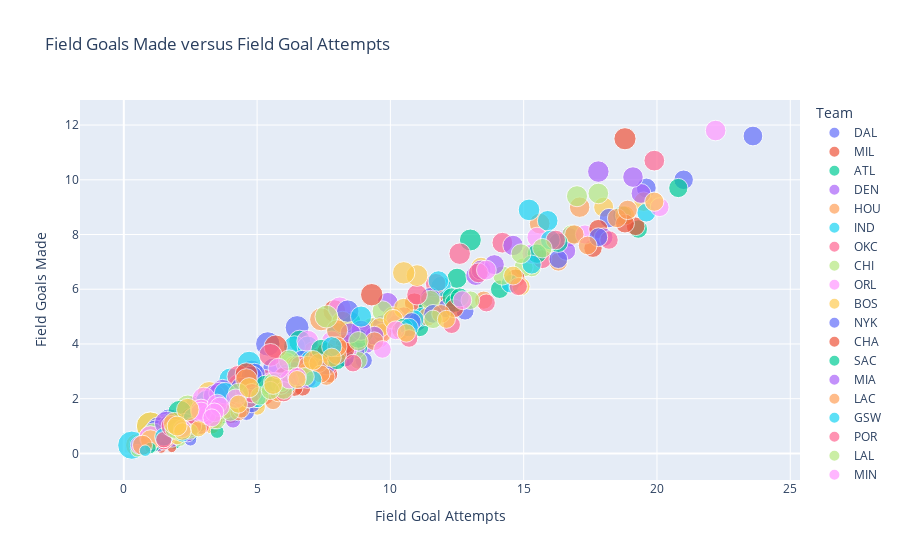

The notebook cell saved with this chart:
### Markdown cell above
We can also add more parameters with `color` and `size` to visualize other columns from our dataframe.

### Code cell
labels = {'FGA':'Field Goal Attempts', 'FGM':'Field Goals Made', 'PLAYER_NAME':'Player', 'TEAM_ABBREVIATION':'Team', 'FG_PCT':'Field Goal Percentage'}
title = 'Field Goals Made versus Field Goal Attempts'
px.scatter(df, x='FGA', y='FGM', color='TEAM_ABBREVIATION', size='FG_PCT', hover_data=['PLAYER_NAME'], title=title, labels=labels)

### Figure 1 — Plotly figure (JSON) as saved in the notebook; plotly's stock layout.template omitted (floating-point values rounded to 4 significant figures)
{"data": [{"customdata": [["A.J. Lawson"], ["Alex Fudge"], ["Brandon Williams"], ["Daniel Gafford"], ["Dante Exum"], ["Dereck Lively II"], ["Derrick Jones Jr."], ["Dexter Dennis"], ["Dwight Powell"], ["Greg Brown III"], ["Jaden Hardy"], ["Josh Green"], ["Kyrie Irving"], ["Luka Doncic"], ["Markieff Morris"], ["Maxi Kleber"], ["Olivier-Maxence Prosper"], ["P.J. Washington"], ["Tim Hardaway Jr."]], "hovertemplate": "Team=DAL<br>Field Goal Attempts=%{x}<br>Field Goals Made=%{y}<br>Field Goal Percentage=%{marker.size}<br>Player=%{customdata[0]}<extra></extra>", "legendgroup": "DAL", "marker": {"color": "#636efa", "size": [0.48, 0.167, 0.364, 0.715, 0.552, 0.747, 0.491, 0.526, 0.687, 0.455, 0.411, 0.493, 0.494, 0.489, 0.37, 0.421, 0.347, 0.433, 0.405], "sizemode": "area", "sizeref": 0.0025, "symbol": "circle"}, "mode": "markers", "name": "DAL", "orientation": "v", "showlegend": true, "type": "scatter", "x": [2.7, 1.5, 1.8, 6.5, 5.6, 5.4, 6.5, 4.8, 1.7, 1.8, 6.6, 6.6, 19.6, 23.6, 2.5, 3.4, 2.1, 11, 12.8], "xaxis": "x", "y": [1.3, 0.3, 0.7, 4.6, 3.1, 4, 3.2, 2.5, 1.2, 0.8, 2.7, 3.2, 9.7, 11.6, 0.9, 1.4, 0.7, 4.8, 5.2], "yaxis": "y"}, {"customdata": [["AJ Green"], ["Andre Jackson Jr."], ["Bobby Portis"], ["Brook Lopez"], ["Chris Livingston"], ["Damian Lillard"], ["Danilo Gallinari"], ["Giannis Antetokounmpo"], ["Jae Crowder"], ["Khris Middleton"], ["Lindell Wigginton"], ["Malik Beasley"], ["MarJon Beauchamp"], ["Pat Connaughton"], ["Patrick Beverley"], ["Robin Lopez"], ["Ryan Rollins"], ["Thanasis Antetokounmpo"], ["TyTy Washington Jr."]], "hovertemplate": "Team=MIL<br>Field Goal Attempts=%{x}<br>Field Goals Made=%{y}<br>Field Goal Percentage=%{marker.size}<br>Player=%{customdata[0]}<extra></extra>", "legendgroup": "MIL", "marker": {"color": "#EF553B", "size": [0.427, 0.528, 0.501, 0.484, 0.444, 0.426, 0.439, 0.614, 0.443, 0.489, 0.4, 0.454, 0.478, 0.458, 0.408, 0.368, 0.52, 0.5, 0.143], "sizemode": "area", "sizeref": 0.0025, "symbol": "circle"}, "mode": "markers", "name": "MIL", "orientation": "v", "showlegend": true, "type": "scatter", "x": [3.4, 1.8, 10.9, 9.4, 1.1, 17.6, 4, 18.8, 5.3, 11.7, 1.7, 9.2, 3.4, 4.3, 5.1, 1.2, 2.5, 0.9, 1.4], "xaxis": "x", "y": [1.5, 0.9, 5.5, 4.6, 0.5, 7.5, 1.8, 11.5, 2.3, 5.7, 0.7, 4.2, 1.6, 2, 2.1, 0.4, 1.3, 0.4, 0.2], "yaxis": "y"}, {"customdata": [["AJ Griffin"], ["Bogdan Bogdanovic"], ["Bruno Fernando"], ["Clint Capela"], ["De'Andre Hunter"], ["Dejounte Murray"], ["Dylan Windler"], ["Garrison Mathews"], ["Jalen Johnson"], ["Kobe Bufkin"], ["Mouhamed Gueye"], ["Onyeka Okongwu"], ["Saddiq Bey"], ["Seth Lundy"], ["Trae Young"], ["Trent Forrest"], ["Vit Krejci"], ["Wesley Matthews"]], "hovertemplate": "Team=ATL<br>Field Goal Attempts=%{x}<br>Field Goals Made=%{y}<br>Field Goal Percentage=%{marker.size}<br>Player=%{customdata[0]}<extra></extra>", "legendgroup": "ATL", "marker": {"color": "#00cc96", "size": [0.289, 0.428, 0.59, 0.567, 0.468, 0.463, 0.478, 0.457, 0.513, 0.351, 0, 0.611, 0.416, 0.235, 0.426, 0.365, 0.484, 0.355], "sizemode": "area", "sizeref": 0.0025, "symbol": "circle"}, "mode": "markers", "name": "ATL", "orientation": "v", "showlegend": true, "type": "scatter", "x": [2.5, 14.1, 3.9, 8.5, 11.4, 18.7, 1.4, 3, 12.5, 4.1, 0.5, 6.6, 11.1, 1.9, 19.3, 2.4, 4.6, 2.8], "xaxis": "x", "y": [0.7, 6, 2.3, 4.8, 5.3, 8.7, 0.7, 1.4, 6.4, 1.4, 0, 4.1, 4.6, 0.4, 8.2, 0.9, 2.2, 1], "yaxis": "y"}, {"customdata": [["Aaron Gordon"], ["Braxton Key"], ["Christian Braun"], ["Collin Gillespie"], ["DeAndre Jordan"], ["Hunter Tyson"], ["Jalen Pickett"], ["Jamal Murray"], ["Jay Huff"], ["Julian Strawther"], ["Justin Holiday"], ["Kentavious Caldwell-Pope"], ["Michael Porter Jr."], ["Nikola Jokic"], ["Peyton Watson"], ["Reggie Jackson"], ["Zeke Nnaji"]], "hovertemplate": "Team=DEN<br>Field Goal Attempts=%{x}<br>Field Goals Made=%{y}<br>Field Goal Percentage=%{marker.size}<br>Player=%{customdata[0]}<extra></extra>", "legendgroup": "DEN", "marker": {"color": "#ab63fa", "size": [0.551, 0.412, 0.458, 0.464, 0.624, 0.412, 0.424, 0.475, 0.538, 0.373, 0.458, 0.455, 0.492, 0.579, 0.462, 0.439, 0.449], "sizemode": "area", "sizeref": 0.0025, "symbol": "circle"}, "mode": "markers", "name": "DEN", "orientation": "v", "showlegend": true, "type": "scatter", "x": [9.9, 0.9, 5.8, 2.9, 2.7, 1.2, 1.4, 16.7, 0.8, 4.8, 3.3, 7.7, 13.2, 17.8, 5.6, 9.1, 2.6], "xaxis": "x", "y": [5.5, 0.4, 2.6, 1.3, 1.7, 0.5, 0.6, 7.9, 0.4, 1.8, 1.5, 3.5, 6.5, 10.3, 2.6, 4, 1.2], "yaxis": "y"}, {"customdata": [["Aaron Holiday"], ["Alperen Sengun"], ["Amen Thompson"], ["Boban Marjanovic"], ["Cam Whitmore"], ["Dillon Brooks"], ["Fred VanVleet"], ["Jabari Smith Jr."], ["Jae'Sean Tate"], ["Jalen Green"], ["Jeff Green"], ["Jermaine Samuels Jr."], ["Jock Landale"], ["Nate Hinton"], ["Nate Williams"], ["Reggie Bullock Jr."], ["Tari Eason"]], "hovertemplate": "Team=HOU<br>Field Goal Attempts=%{x}<br>Field Goals Made=%{y}<br>Field Goal Percentage=%{marker.size}<br>Player=%{customdata[0]}<extra></extra>", "legendgroup": "HOU", "marker": {"color": "#FFA15A", "size": [0.445, 0.537, 0.527, 0.458, 0.463, 0.429, 0.413, 0.453, 0.472, 0.427, 0.462, 0.727, 0.484, 0.5, 0.5, 0.405, 0.466], "sizemode": "area", "sizeref": 0.0025, "symbol": "circle"}, "mode": "markers", "name": "HOU", "orientation": "v", "showlegend": true, "type": "scatter", "x": [5.4, 15.6, 7.1, 2, 9.7, 10.6, 13.5, 10.8, 3.6, 16.3, 4.5, 1, 3.3, 1.8, 2, 2.1, 8.6], "xaxis": "x", "y": [2.4, 8.4, 3.7, 0.9, 4.5, 4.6, 5.6, 4.9, 1.7, 7, 2.1, 0.7, 1.6, 0.9, 1, 0.8, 4], "yaxis": "y"}, {"customdata": [["Aaron Nesmith"], ["Andrew Nembhard"], ["Ben Sheppard"], ["Bennedict Mathurin"], ["Doug McDermott"], ["Isaiah Jackson"], ["Jalen Smith"], ["James Johnson"], ["Jarace Walker"], ["Kendall Brown"], ["Myles Turner"], ["Obi Toppin"], ["Oscar Tshiebwe"], ["Pascal Siakam"], ["Quenton Jackson"], ["T.J. McConnell"], ["Tyrese Haliburton"]], "hovertemplate": "Team=IND<br>Field Goal Attempts=%{x}<br>Field Goals Made=%{y}<br>Field Goal Percentage=%{marker.size}<br>Player=%{customdata[0]}<extra></extra>", "legendgroup": "IND", "marker": {"color": "#19d3f3", "size": [0.491, 0.5, 0.413, 0.446, 0.432, 0.667, 0.599, 0.333, 0.396, 0.6, 0.517, 0.57, 0.5, 0.535, 0, 0.549, 0.476], "sizemode": "area", "sizeref": 0.0025, "symbol": "circle"}, "mode": "markers", "name": "IND", "orientation": "v", "showlegend": true, "type": "scatter", "x": [8.9, 7.8, 3.7, 11.2, 4.5, 4, 6.4, 1.1, 3.4, 0.8, 11.9, 6.9, 2.5, 15.9, 0, 8, 15.4], "xaxis": "x", "y": [4.4, 3.9, 1.5, 5, 1.9, 2.7, 3.9, 0.4, 1.3, 0.5, 6.1, 3.9, 1.3, 8.5, 0, 4.4, 7.3], "yaxis": "y"}, {"customdata": [["Aaron Wiggins"], ["Adam Flagler"], ["Bismack Biyombo"], ["Cason Wallace"], ["Chet Holmgren"], ["Gordon Hayward"], ["Isaiah Joe"], ["Jalen Williams"], ["Jaylin Williams"], ["Josh Giddey"], ["Kenrich Williams"], ["Keyontae Johnson"], ["Lindy Waters III"], ["Luguentz Dort"], ["Mike Muscala"], ["Olivier Sarr"], ["Ousmane Dieng"], ["Shai Gilgeous-Alexander"]], "hovertemplate": "Team=OKC<br>Field Goal Attempts=%{x}<br>Field Goals Made=%{y}<br>Field Goal Percentage=%{marker.size}<br>Player=%{customdata[0]}<extra></extra>", "legendgroup": "OKC", "marker": {"color": "#FF6692", "size": [0.577, 0, 0.553, 0.501, 0.533, 0.453, 0.457, 0.54, 0.403, 0.476, 0.462, 0.313, 0.406, 0.437, 0.356, 0.579, 0.413, 0.539], "sizemode": "area", "sizeref": 0.0025, "symbol": "circle"}, "mode": "markers", "name": "OKC", "orientation": "v", "showlegend": true, "type": "scatter", "x": [4.3, 3, 3.3, 5.3, 11.7, 8.3, 6.2, 14.2, 3.1, 10.5, 3.8, 1.8, 2.2, 8.2, 3.2, 1.4, 3.4, 19.9], "xaxis": "x", "y": [2.5, 0, 1.8, 2.7, 6.2, 3.8, 2.8, 7.7, 1.3, 5, 1.8, 0.6, 0.9, 3.6, 1.1, 0.8, 1.4, 10.7], "yaxis": "y"}, {"customdata": [["Adama Sanogo"], ["Alex Caruso"], ["Andre Drummond"], ["Andrew Funk"], ["Ayo Dosunmu"], ["Coby White"], ["Dalen Terry"], ["DeMar DeRozan"], ["Henri Drell"], ["Javonte Green"], ["Jevon Carter"], ["Julian Phillips"], ["Nikola Vucevic"], ["Onuralp Bitim"], ["Patrick Williams"], ["Terry Taylor"], ["Torrey Craig"], ["Zach LaVine"]], "hovertemplate": "Team=CHI<br>Field Goal Attempts=%{x}<br>Field Goals Made=%{y}<br>Field Goal Percentage=%{marker.size}<br>Player=%{customdata[0]}<extra></extra>", "legendgroup": "CHI", "marker": {"color": "#B6E880", "size": [1, 0.471, 0.551, 0, 0.499, 0.446, 0.415, 0.475, 0.5, 0.545, 0.385, 0.416, 0.482, 0.424, 0.443, 0.514, 0.435, 0.452], "sizemode": "area", "sizeref": 0.0025, "symbol": "circle"}, "mode": "markers", "name": "CHI", "orientation": "v", "showlegend": true, "type": "scatter", "x": [1, 7.6, 6.1, 0.5, 9.3, 15.3, 2.4, 16.8, 2, 3.7, 4.9, 1.9, 16, 3.7, 8.3, 1.2, 5, 15], "xaxis": "x", "y": [1, 3.6, 3.3, 0, 4.6, 6.8, 1, 8, 1, 2, 1.9, 0.8, 7.7, 1.6, 3.7, 0.6, 2.2, 6.8], "yaxis": "y"}, {"customdata": [["Admiral Schofield"], ["Anthony Black"], ["Caleb Houstan"], ["Chuma Okeke"], ["Cole Anthony"], ["Franz Wagner"], ["Gary Harris"], ["Goga Bitadze"], ["Jalen Suggs"], ["Jett Howard"], ["Joe Ingles"], ["Jonathan Isaac"], ["Kevon Harris"], ["Markelle Fultz"], ["Moritz Wagner"], ["Paolo Banchero"], ["Trevelin Queen"], ["Wendell Carter Jr."]], "hovertemplate": "Team=ORL<br>Field Goal Attempts=%{x}<br>Field Goals Made=%{y}<br>Field Goal Percentage=%{marker.size}<br>Player=%{customdata[0]}<extra></extra>", "legendgroup": "ORL", "marker": {"color": "#FF97FF", "size": [0.375, 0.459, 0.395, 0.358, 0.437, 0.479, 0.456, 0.611, 0.463, 0.348, 0.43, 0.522, 0.667, 0.466, 0.599, 0.463, 0.368, 0.523], "sizemode": "area", "sizeref": 0.0025, "symbol": "circle"}, "mode": "markers", "name": "ORL", "orientation": "v", "showlegend": true, "type": "scatter", "x": [1.1, 3.7, 3.6, 2.5, 9.6, 15.3, 5.5, 3.6, 9.6, 1.6, 3.5, 4.9, 1.5, 7.6, 6.9, 17.3, 2.9, 7.8], "xaxis": "x", "y": [0.4, 1.7, 1.4, 0.9, 4.2, 7.3, 2.5, 2.2, 4.4, 0.6, 1.5, 2.6, 1, 3.5, 4.1, 8, 1.1, 4.1], "yaxis": "y"}, {"customdata": [["Al Horford"], ["Derrick White"], ["Drew Peterson"], ["JD Davison"], ["Jaden Springer"], ["Jaylen Brown"], ["Jayson Tatum"], ["Jordan Walsh"], ["Jrue Holiday"], ["Kristaps Porzingis"], ["Luke Kornet"], ["Neemias Queta"], ["Oshae Brissett"], ["Payton Pritchard"], ["Sam Hauser"], ["Svi Mykhailiuk"], ["Xavier Tillman"]], "hovertemplate": "Team=BOS<br>Field Goal Attempts=%{x}<br>Field Goals Made=%{y}<br>Field Goal Percentage=%{marker.size}<br>Player=%{customdata[0]}<extra></extra>", "legendgroup": "BOS", "marker": {"color": "#FECB52", "size": [0.505, 0.466, 1, 0.667, 0.382, 0.502, 0.474, 0.375, 0.485, 0.509, 0.686, 0.614, 0.454, 0.448, 0.459, 0.371, 0.42], "sizemode": "area", "sizeref": 0.0025, "symbol": "circle"}, "mode": "markers", "name": "BOS", "orientation": "v", "showlegend": true, "type": "scatter", "x": [6.4, 11.6, 1, 0.5, 3, 18, 19.5, 1.3, 10, 13.4, 3.2, 3.2, 2.7, 7.1, 6.5, 2.9, 5.3], "xaxis": "x", "y": [3.2, 5.4, 1, 0.3, 1.2, 9, 9.2, 0.5, 4.9, 6.8, 2.2, 2, 1.2, 3.2, 3, 1.1, 2.2], "yaxis": "y"}, {"customdata": [["Alec Burks"], ["Bojan Bogdanovic"], ["Charlie Brown Jr."], ["DaQuan Jeffries"], ["Dmytro Skapintsev"], ["Donte DiVincenzo"], ["Isaiah Hartenstein"], ["Jacob Toppin"], ["Jalen Brunson"], ["Jericho Sims"], ["Josh Hart"], ["Julius Randle"], ["Mamadi Diakite"], ["Miles McBride"], ["Mitchell Robinson"], ["OG Anunoby"], ["Precious Achiuwa"], ["Ryan Arcidiacono"], ["Shake Milton"]], "hovertemplate": "Team=NYK<br>Field Goal Attempts=%{x}<br>Field Goals Made=%{y}<br>Field Goal Percentage=%{marker.size}<br>Player=%{customdata[0]}<extra></extra>", "legendgroup": "NYK", "marker": {"color": "#636efa", "size": [0.373, 0.449, 0.2, 0.353, 0, 0.438, 0.634, 0.556, 0.478, 0.704, 0.418, 0.472, 0.667, 0.454, 0.582, 0.492, 0.51, 0, 0.405], "sizemode": "area", "sizeref": 0.0025, "symbol": "circle"}, "mode": "markers", "name": "NYK", "orientation": "v", "showlegend": true, "type": "scatter", "x": [9, 12.5, 1.3, 1.1, 0.5, 12.1, 4.8, 1, 21, 1.3, 8.3, 18.2, 1.2, 6.4, 4.8, 11.5, 6.7, 0.3, 4.1], "xaxis": "x", "y": [3.4, 5.6, 0.3, 0.4, 0, 5.3, 3, 0.6, 10, 0.9, 3.5, 8.6, 0.8, 2.9, 2.8, 5.7, 3.4, 0, 1.7], "yaxis": "y"}, {"customdata": [["Aleksej Pokusevski"], ["Amari Bailey"], ["Brandon Miller"], ["Bryce McGowens"], ["Cody Martin"], ["Davis Bertans"], ["Frank Ntilikina"], ["Grant Williams"], ["Ish Smith"], ["JT Thor"], ["James Bouknight"], ["LaMelo Ball"], ["Leaky Black"], ["Mark Williams"], ["Marques Bolden"], ["Miles Bridges"], ["Nathan Mensah"], ["Nick Richards"], ["Nick Smith Jr."], ["Seth Curry"], ["Tre Mann"], ["Vasilije Micic"]], "hovertemplate": "Team=CHA<br>Field Goal Attempts=%{x}<br>Field Goals Made=%{y}<br>Field Goal Percentage=%{marker.size}<br>Player=%{customdata[0]}<extra></extra>", "legendgroup": "CHA", "marker": {"color": "#EF553B", "size": [0.394, 0.25, 0.435, 0.449, 0.381, 0.38, 0.111, 0.445, 0.418, 0.381, 0.439, 0.433, 0.436, 0.649, 0, 0.462, 0.429, 0.688, 0.392, 0.392, 0.46, 0.439], "sizemode": "area", "sizeref": 0.0025, "symbol": "circle"}, "mode": "markers", "name": "CHA", "orientation": "v", "showlegend": true, "type": "scatter", "x": [3.6, 1.5, 14.7, 3.7, 7.7, 5, 1.8, 7.7, 3.7, 2.8, 2.9, 19.2, 1.8, 7.9, 0.3, 17.8, 1.1, 5.7, 5.3, 4.6, 7.2, 5.9], "xaxis": "x", "y": [1.4, 0.4, 6.4, 1.7, 2.9, 1.9, 0.2, 3.4, 1.5, 1.1, 1.3, 8.3, 0.8, 5.2, 0, 8.2, 0.5, 3.9, 2.1, 1.8, 3.3, 2.6], "yaxis": "y"}, {"customdata": [["Alex Len"], ["Chris Duarte"], ["Colby Jones"], ["Davion Mitchell"], ["De'Aaron Fox"], ["Domantas Sabonis"], ["Filip Petrusev"], ["Harrison Barnes"], ["JaVale McGee"], ["Jalen Slawson"], ["Jordan Ford"], ["Juan Toscano-Anderson"], ["Keegan Murray"], ["Keon Ellis"], ["Kessler Edwards"], ["Kevin Huerter"], ["Malik Monk"], ["Mason Jones"], ["Sasha Vezenkov"], ["Trey Lyles"]], "hovertemplate": "Team=SAC<br>Field Goal Attempts=%{x}<br>Field Goals Made=%{y}<br>Field Goal Percentage=%{marker.size}<br>Player=%{customdata[0]}<extra></extra>", "legendgroup": "SAC", "marker": {"color": "#00cc96", "size": [0.616, 0.388, 0.37, 0.462, 0.465, 0.602, 0.5, 0.483, 0.605, 0.6, 0.571, 0.25, 0.463, 0.457, 0.425, 0.443, 0.443, 0.333, 0.452, 0.448], "sizemode": "area", "sizeref": 0.0025, "symbol": "circle"}, "mode": "markers", "name": "SAC", "orientation": "v", "showlegend": true, "type": "scatter", "x": [1.8, 3.7, 2.3, 4, 20.8, 13, 0.7, 9, 2.9, 0.6, 1.2, 1.1, 12.3, 3.5, 1.5, 8.8, 12.4, 2, 4.7, 5.4], "xaxis": "x", "y": [1.1, 1.4, 0.9, 1.8, 9.7, 7.8, 0.3, 4.4, 1.7, 0.3, 0.7, 0.3, 5.7, 1.6, 0.6, 3.9, 5.5, 0.7, 2.1, 2.4], "yaxis": "y"}, {"customdata": [["Alondes Williams"], ["Bam Adebayo"], ["Caleb Martin"], ["Cole Swider"], ["Delon Wright"], ["Dru Smith"], ["Duncan Robinson"], ["Haywood Highsmith"], ["Jaime Jaquez Jr."], ["Jamal Cain"], ["Jimmy Butler"], ["Josh Richardson"], ["Kevin Love"], ["Nikola Jovic"], ["Orlando Robinson"], ["Patty Mills"], ["R.J. Hampton"], ["Terry Rozier"], ["Thomas Bryant"], ["Tyler Herro"]], "hovertemplate": "Team=MIA<br>Field Goal Attempts=%{x}<br>Field Goals Made=%{y}<br>Field Goal Percentage=%{marker.size}<br>Player=%{customdata[0]}<extra></extra>", "legendgroup": "MIA", "marker": {"color": "#ab63fa", "size": [0.25, 0.521, 0.437, 0.417, 0.376, 0.455, 0.456, 0.454, 0.488, 0.43, 0.5, 0.444, 0.443, 0.438, 0.5, 0.355, 0.286, 0.443, 0.561, 0.437], "sizemode": "area", "sizeref": 0.0025, "symbol": "circle"}, "mode": "markers", "name": "MIA", "orientation": "v", "showlegend": true, "type": "scatter", "x": [1, 14.6, 8.7, 2.4, 3.9, 3.7, 10.2, 4.9, 9.7, 3.6, 13.4, 8.1, 6.5, 5.5, 2.2, 4.1, 1.8, 16.6, 3.8, 18], "xaxis": "x", "y": [0.3, 7.6, 3.8, 1, 1.5, 1.7, 4.7, 2.2, 4.7, 1.5, 6.7, 3.6, 2.9, 2.4, 1.1, 1.5, 0.5, 7.4, 2.1, 7.9], "yaxis": "y"}, {"customdata": [["Amir Coffey"], ["Bones Hyland"], ["Brandon Boston Jr."], ["Daniel Theis"], ["Ivica Zubac"], ["James Harden"], ["Jordan Miller"], ["Joshua Primo"], ["Kawhi Leonard"], ["Kobe Brown"], ["Mason Plumlee"], ["Moussa Diabate"], ["Norman Powell"], ["P.J. Tucker"], ["Paul George"], ["Russell Westbrook"], ["Terance Mann"], ["Xavier Moon"]], "hovertemplate": "Team=LAC<br>Field Goal Attempts=%{x}<br>Field Goals Made=%{y}<br>Field Goal Percentage=%{marker.size}<br>Player=%{customdata[0]}<extra></extra>", "legendgroup": "LAC", "marker": {"color": "#FFA15A", "size": [0.504, 0.365, 0.423, 0.527, 0.66, 0.435, 0.556, 0.333, 0.525, 0.4, 0.615, 0.526, 0.495, 0.333, 0.471, 0.451, 0.489, 0.357], "sizemode": "area", "sizeref": 0.0025, "symbol": "circle"}, "mode": "markers", "name": "LAC", "orientation": "v", "showlegend": true, "type": "scatter", "x": [4.4, 5.9, 3.7, 4.7, 7.4, 11.4, 1.1, 1.5, 17.1, 1.7, 3.1, 1.7, 10.1, 1.6, 16.9, 9.7, 6.5, 1.6], "xaxis": "x", "y": [2.2, 2.2, 1.6, 2.5, 4.9, 5, 0.6, 0.5, 9, 0.7, 1.9, 0.9, 5, 0.5, 8, 4.4, 3.2, 0.6], "yaxis": "y"}, {"customdata": [["Andrew Wiggins"], ["Brandin Podziemski"], ["Chris Paul"], ["Cory Joseph"], ["Dario Saric"], ["Draymond Green"], ["Gary Payton II"], ["Gui Santos"], ["Jerome Robinson"], ["Jonathan Kuminga"], ["Kevon Looney"], ["Klay Thompson"], ["Lester Quinones"], ["Moses Moody"], ["Pat Spencer"], ["Stephen Curry"], ["Trayce Jackson-Davis"], ["Usman Garuba"]], "hovertemplate": "Team=GSW<br>Field Goal Attempts=%{x}<br>Field Goals Made=%{y}<br>Field Goal Percentage=%{marker.size}<br>Player=%{customdata[0]}<extra></extra>", "legendgroup": "GSW", "marker": {"color": "#19d3f3", "size": [0.451, 0.445, 0.444, 0.359, 0.465, 0.496, 0.541, 0.5, 0.31, 0.529, 0.607, 0.425, 0.39, 0.465, 1, 0.449, 0.705, 0], "sizemode": "area", "sizeref": 0.0025, "symbol": "circle"}, "mode": "markers", "name": "GSW", "orientation": "v", "showlegend": true, "type": "scatter", "x": [10.9, 8.2, 7.8, 2.5, 6.1, 7, 4, 2.2, 1.5, 11.8, 3.1, 14.5, 3.7, 6.4, 0.3, 19.6, 4.7, 0.3], "xaxis": "x", "y": [4.9, 3.7, 3.5, 0.9, 2.9, 3.4, 2.2, 1.1, 0.5, 6.3, 1.9, 6.2, 1.5, 3, 0.3, 8.8, 3.3, 0], "yaxis": "y"}, {"customdata": [["Anfernee Simons"], ["Ashton Hagans"], ["Dalano Banton"], ["Deandre Ayton"], ["Duop Reath"], ["Ibou Badji"], ["Jabari Walker"], ["Jerami Grant"], ["Justin Minaya"], ["Kris Murray"], ["Malcolm Brogdon"], ["Matisse Thybulle"], ["Moses Brown"], ["Rayan Rupert"], ["Robert Williams III"], ["Scoot Henderson"], ["Shaedon Sharpe"], ["Taze Moore"], ["Toumani Camara"]], "hovertemplate": "Team=POR<br>Field Goal Attempts=%{x}<br>Field Goals Made=%{y}<br>Field Goal Percentage=%{marker.size}<br>Player=%{customdata[0]}<extra></extra>", "legendgroup": "POR", "marker": {"color": "#FF6692", "size": [0.43, 0.429, 0.415, 0.58, 0.476, 0.65, 0.475, 0.451, 0.293, 0.404, 0.44, 0.397, 0.471, 0.385, 0.654, 0.38, 0.406, 0.6, 0.45], "sizemode": "area", "sizeref": 0.0025, "symbol": "circle"}, "mode": "markers", "name": "POR", "orientation": "v", "showlegend": true, "type": "scatter", "x": [18.2, 3.9, 7.7, 12.6, 7.3, 1, 6.6, 15.7, 1.5, 5.3, 12.7, 4.9, 2.7, 3.1, 4.3, 12.3, 13.6, 1.7, 6.3], "xaxis": "x", "y": [7.8, 1.7, 3.2, 7.3, 3.5, 0.6, 3.2, 7.1, 0.4, 2.1, 5.6, 1.9, 1.3, 1.2, 2.8, 4.7, 5.5, 1, 2.8], "yaxis": "y"}, {"customdata": [["Anthony Davis"], ["Austin Reaves"], ["Cam Reddish"], ["Christian Wood"], ["Colin Castleton"], ["D'Angelo Russell"], ["D'Moi Hodge"], ["Gabe Vincent"], ["Harry Giles III"], ["Jalen Hood-Schifino"], ["Jarred Vanderbilt"], ["Jaxson Hayes"], ["LeBron James"], ["Max Christie"], ["Maxwell Lewis"], ["Rui Hachimura"], ["Skylar Mays"], ["Spencer Dinwiddie"], ["Taurean Prince"]], "hovertemplate": "Team=LAL<br>Field Goal Attempts=%{x}<br>Field Goals Made=%{y}<br>Field Goal Percentage=%{marker.size}<br>Player=%{customdata[0]}<extra></extra>", "legendgroup": "LAL", "marker": {"color": "#B6E880", "size": [0.555, 0.488, 0.39, 0.466, 0.636, 0.459, 0.333, 0.361, 0.46, 0.222, 0.518, 0.707, 0.533, 0.431, 0.2, 0.535, 0.399, 0.388, 0.441], "sizemode": "area", "sizeref": 0.0025, "symbol": "circle"}, "mode": "markers", "name": "LAL", "orientation": "v", "showlegend": true, "type": "scatter", "x": [17, 11.5, 5, 5.3, 1.1, 14.2, 2.1, 6, 2.3, 2.1, 3.9, 2.4, 17.8, 3.7, 0.5, 9.7, 4.5, 8.8, 7.4], "xaxis": "x", "y": [9.4, 5.6, 1.9, 2.5, 0.7, 6.5, 0.7, 2.2, 1, 0.5, 2, 1.7, 9.5, 1.6, 0.1, 5.2, 1.8, 3.4, 3.3], "yaxis": "y"}, {"customdata": [["Anthony Edwards"], ["Daishen Nix"], ["Jaden McDaniels"], ["Jordan McLaughlin"], ["Josh Minott"], ["Justin Jackson"], ["Karl-Anthony Towns"], ["Kyle Anderson"], ["Leonard Miller"], ["Luka Garza"], ["Mike Conley"], ["Monte Morris"], ["Naz Reid"], ["Nickeil Alexander-Walker"], ["Rudy Gobert"], ["T.J. Warren"], ["Wendell Moore Jr."]], "hovertemplate": "Team=MIN<br>Field Goal Attempts=%{x}<br>Field Goals Made=%{y}<br>Field Goal Percentage=%{marker.size}<br>Player=%{customdata[0]}<extra></extra>", "legendgroup": "MIN", "marker": {"color": "#FF97FF", "size": [0.463, 0.4, 0.491, 0.475, 0.444, 0, 0.506, 0.469, 0.636, 0.439, 0.455, 0.397, 0.477, 0.43, 0.657, 0.382, 0.455], "sizemode": "area", "sizeref": 0.0025, "symbol": "circle"}, "mode": "markers", "name": "MIN", "orientation": "v", "showlegend": true, "type": "scatter", "x": [19.9, 1.7, 8.9, 2.5, 1, 0, 15.5, 5.5, 1, 2.9, 8.4, 4.8, 10.2, 6.4, 8.1, 4.3, 0.6], "xaxis": "x", "y": [9.2, 0.7, 4.4, 1.2, 0.5, 0, 7.9, 2.6, 0.6, 1.3, 3.8, 1.9, 4.9, 2.7, 5.3, 1.6, 0.3], "yaxis": "y"}, {"customdata": [["Anthony Gill"], ["Bilal Coulibaly"], ["Corey Kispert"], ["Deni Avdija"], ["Eugene Omoruyi"], ["Hamidou Diallo"], ["Isaiah Livers"], ["Jared Butler"], ["Johnny Davis"], ["Jordan Poole"], ["Jules Bernard"], ["Justin Champagnie"], ["Kyle Kuzma"], ["Landry Shamet"], ["Marvin Bagley III"], ["Patrick Baldwin Jr."], ["Richaun Holmes"], ["Tristan Vukcevic"], ["Tyus Jones"]], "hovertemplate": "Team=WAS<br>Field Goal Attempts=%{x}<br>Field Goals Made=%{y}<br>Field Goal Percentage=%{marker.size}<br>Player=%{customdata[0]}<extra></extra>", "legendgroup": "WAS", "marker": {"color": "#FECB52", "size": [0.481, 0.435, 0.482, 0.506, 0.492, 0.5, 0.345, 0.482, 0.364, 0.411, 0.42, 0.4, 0.463, 0.431, 0.588, 0.314, 0.558, 0.3, 0.489], "sizemode": "area", "sizeref": 0.0025, "symbol": "circle"}, "mode": "markers", "name": "WAS", "orientation": "v", "showlegend": true, "type": "scatter", "x": [2.4, 6.9, 9.6, 10.5, 3.3, 1, 5, 4.2, 3, 14.9, 3.3, 5, 18.8, 6, 8.2, 3.3, 3.7, 2, 10.1], "xaxis": "x", "y": [1.1, 3, 4.6, 5.3, 1.6, 0.5, 1.7, 2, 1.1, 6.1, 1.4, 2, 8.7, 2.6, 4.8, 1, 2.1, 0.6, 4.9], "yaxis": "y"}, {"customdata": [["Armoni Brooks"], ["Ben Simmons"], ["Cam Thomas"], ["Cameron Johnson"], ["Dariq Whitehead"], ["Day'Ron Sharpe"], ["Dennis Schroder"], ["Dennis Smith Jr."], ["Dorian Finney-Smith"], ["Jacob Gilyard"], ["Jalen Wilson"], ["Keita Bates-Diop"], ["Keon Johnson"], ["Lonnie Walker IV"], ["Mikal Bridges"], ["Nic Claxton"], ["Noah Clowney"], ["Trendon Watford"]], "hovertemplate": "Team=BKN<br>Field Goal Attempts=%{x}<br>Field Goals Made=%{y}<br>Field Goal Percentage=%{marker.size}<br>Player=%{customdata[0]}<extra></extra>", "legendgroup": "BKN", "marker": {"color": "#636efa", "size": [0.326, 0.581, 0.443, 0.448, 0.2, 0.584, 0.438, 0.435, 0.42, 0.411, 0.429, 0.434, 0.368, 0.429, 0.437, 0.628, 0.45, 0.538], "sizemode": "area", "sizeref": 0.0025, "symbol": "circle"}, "mode": "markers", "name": "BKN", "orientation": "v", "showlegend": true, "type": "scatter", "x": [4.6, 4.9, 17.8, 10.8, 2.5, 4.8, 11.6, 6, 7.6, 3.7, 3.7, 3.1, 4.8, 8.3, 16.3, 8.4, 2.5, 4.4], "xaxis": "x", "y": [1.5, 2.9, 7.9, 4.8, 0.5, 2.8, 5.1, 2.6, 3.2, 1.5, 1.6, 1.4, 1.8, 3.5, 7.1, 5.2, 1.1, 2.4], "yaxis": "y"}, {"customdata": [["Ausar Thompson"], ["Buddy Boeheim"], ["Cade Cunningham"], ["Chimezie Metu"], ["Evan Fournier"], ["Isaiah Stewart"], ["Jaden Ivey"], ["Jalen Duren"], ["James Wiseman"], ["Jared Rhoden"], ["Joe Harris"], ["Kevin Knox II"], ["Killian Hayes"], ["Malachi Flynn"], ["Malcolm Cazalon"], ["Marcus Sasser"], ["Quentin Grimes"], ["Simone Fontecchio"], ["Stanley Umude"], ["Taj Gibson"], ["Tosan Evbuomwan"], ["Troy Brown Jr."]], "hovertemplate": "Team=DET<br>Field Goal Attempts=%{x}<br>Field Goals Made=%{y}<br>Field Goal Percentage=%{marker.size}<br>Player=%{customdata[0]}<extra></extra>", "legendgroup": "DET", "marker": {"color": "#EF553B", "size": [0.483, 0.35, 0.446, 0.488, 0.351, 0.487, 0.431, 0.629, 0.639, 0.52, 0.359, 0.462, 0.413, 0.41, 0, 0.432, 0.372, 0.46, 0.44, 0.32, 0.464, 0.392], "sizemode": "area", "sizeref": 0.0025, "symbol": "circle"}, "mode": "markers", "name": "DET", "orientation": "v", "showlegend": true, "type": "scatter", "x": [7.6, 4, 18.8, 4, 6.7, 8.3, 12.4, 9.3, 4.6, 2.5, 2.4, 6, 6.7, 3.9, 0, 6.5, 6.4, 8.3, 3.5, 1.5, 4, 3.5], "xaxis": "x", "y": [3.7, 1.4, 8.4, 1.9, 2.4, 4, 5.3, 5.8, 2.9, 1.3, 0.9, 2.8, 2.8, 1.6, 0, 2.8, 2.4, 3.8, 1.5, 0.5, 1.9, 1.4], "yaxis": "y"}, {"customdata": [["Blake Wesley"], ["Cedi Osman"], ["Charles Bassey"], ["Devin Vassell"], ["Devonte' Graham"], ["Dominick Barlow"], ["Jamaree Bouyea"], ["Jeremy Sochan"], ["Julian Champagnie"], ["Keldon Johnson"], ["Malaki Branham"], ["Sandro Mamukelashvili"], ["Sidy Cissoko"], ["Tre Jones"], ["Victor Wembanyama"], ["Zach Collins"]], "hovertemplate": "Team=SAS<br>Field Goal Attempts=%{x}<br>Field Goals Made=%{y}<br>Field Goal Percentage=%{marker.size}<br>Player=%{customdata[0]}<extra></extra>", "legendgroup": "SAS", "marker": {"color": "#00cc96", "size": [0.483, 0.477, 0.725, 0.472, 0.4, 0.496, 0.238, 0.438, 0.396, 0.456, 0.428, 0.483, 0.167, 0.512, 0.468, 0.479], "sizemode": "area", "sizeref": 0.0025, "symbol": "circle"}, "mode": "markers", "name": "SAS", "orientation": "v", "showlegend": true, "type": "scatter", "x": [3.2, 5.3, 2.1, 15.5, 2.8, 3.4, 3.5, 10.5, 5, 12.6, 8, 2.3, 1, 7.4, 16.3, 8.8], "xaxis": "x", "y": [1.6, 2.5, 1.5, 7.3, 1.1, 1.7, 0.8, 4.6, 2, 5.7, 3.4, 1.1, 0.2, 3.8, 7.7, 4.2], "yaxis": "y"}, {"customdata": [["Bol Bol"], ["Bradley Beal"], ["David Roddy"], ["Devin Booker"], ["Drew Eubanks"], ["Eric Gordon"], ["Grayson Allen"], ["Isaiah Thomas"], ["Ish Wainright"], ["Josh Okogie"], ["Jusuf Nurkic"], ["Kevin Durant"], ["Nassir Little"], ["Royce O'Neale"], ["Saben Lee"], ["Thaddeus Young"], ["Theo Maledon"], ["Udoka Azubuike"]], "hovertemplate": "Team=PHX<br>Field Goal Attempts=%{x}<br>Field Goals Made=%{y}<br>Field Goal Percentage=%{marker.size}<br>Player=%{customdata[0]}<extra></extra>", "legendgroup": "PHX", "marker": {"color": "#ab63fa", "size": [0.619, 0.498, 0.404, 0.492, 0.623, 0.451, 0.505, 0.4, 0.292, 0.414, 0.515, 0.53, 0.466, 0.398, 0.34, 0.612, 0.286, 0.727], "sizemode": "area", "sizeref": 0.0025, "symbol": "circle"}, "mode": "markers", "name": "PHX", "orientation": "v", "showlegend": true, "type": "scatter", "x": [3.7, 13.9, 6.6, 19.4, 3.4, 9.4, 8.9, 2.5, 2.4, 3.6, 8.5, 19.1, 2.9, 6.9, 2.5, 3.6, 4.1, 1.6], "xaxis": "x", "y": [2.3, 6.9, 2.7, 9.5, 2.1, 4.3, 4.5, 1, 0.7, 1.5, 4.4, 10.1, 1.4, 2.7, 0.9, 2.2, 1.2, 1.1], "yaxis": "y"}, {"customdata": [["Brandon Clarke"], ["DeJon Jarreau"], ["Derrick Rose"], ["Desmond Bane"], ["GG Jackson"], ["Ja Morant"], ["Jake LaRavia"], ["Jaren Jackson Jr."], ["Jaylen Nowell"], ["John Konchar"], ["Jordan Goodwin"], ["Lamar Stevens"], ["Luke Kennard"], ["Maozinha Pereira"], ["Marcus Smart"], ["Matt Hurt"], ["Santi Aldama"], ["Scotty Pippen Jr."], ["Shaquille Harrison"], ["Trey Jemison"], ["Vince Williams Jr."], ["Wenyen Gabriel"], ["Yuta Watanabe"], ["Zavier Simpson"], ["Ziaire Williams"]], "hovertemplate": "Team=MEM<br>Field Goal Attempts=%{x}<br>Field Goals Made=%{y}<br>Field Goal Percentage=%{marker.size}<br>Player=%{customdata[0]}<extra></extra>", "legendgroup": "MEM", "marker": {"color": "#FFA15A", "size": [0.563, 0.34, 0.461, 0.464, 0.429, 0.471, 0.367, 0.44, 0.4, 0.423, 0.371, 0.466, 0.448, 0.438, 0.43, 0.353, 0.435, 0.49, 0.5, 0.59, 0.446, 0.364, 0.353, 0, 0.397], "sizemode": "area", "sizeref": 0.0025, "symbol": "circle"}, "mode": "markers", "name": "MEM", "orientation": "v", "showlegend": true, "type": "scatter", "x": [8, 5.6, 6.9, 18.5, 10.4, 18.9, 7.6, 17.4, 6.1, 3.8, 5.8, 5.7, 8, 3.2, 11.9, 4.3, 9.4, 8, 0.7, 4.6, 7.3, 4.4, 3.4, 1, 7.4], "xaxis": "x", "y": [4.5, 1.9, 3.2, 8.6, 4.5, 8.9, 2.8, 7.6, 2.4, 1.6, 2.2, 2.6, 3.6, 1.4, 5.1, 1.5, 4.1, 3.9, 0.3, 2.7, 3.3, 1.6, 1.2, 0, 2.9], "yaxis": "y"}, {"customdata": [["Brandon Ingram"], ["CJ McCollum"], ["Cody Zeller"], ["Dereon Seabron"], ["Dyson Daniels"], ["E.J. Liddell"], ["Herbert Jones"], ["Izaiah Brockington"], ["Jalen Crutcher"], ["Jeremiah Robinson-Earl"], ["Jonas Valanciunas"], ["Jordan Hawkins"], ["Jose Alvarado"], ["Kaiser Gates"], ["Larry Nance Jr."], ["Matt Ryan"], ["Naji Marshall"], ["Trey Murphy III"], ["Zion Williamson"]], "hovertemplate": "Team=NOP<br>Field Goal Attempts=%{x}<br>Field Goals Made=%{y}<br>Field Goal Percentage=%{marker.size}<br>Player=%{customdata[0]}<extra></extra>", "legendgroup": "NOP", "marker": {"color": "#19d3f3", "size": [0.49, 0.455, 0.417, 0.308, 0.436, 0.167, 0.505, 0.4, 0, 0.488, 0.559, 0.383, 0.408, 0, 0.589, 0.438, 0.461, 0.432, 0.585], "sizemode": "area", "sizeref": 0.0025, "symbol": "circle"}, "mode": "markers", "name": "NOP", "orientation": "v", "showlegend": true, "type": "scatter", "x": [16, 15.3, 1.5, 2.2, 4.9, 0.8, 7.8, 5, 1, 2.6, 8.9, 7.1, 6.1, 4, 3.8, 4.7, 5.7, 10.7, 15.2], "xaxis": "x", "y": [7.8, 6.9, 0.6, 0.7, 2.1, 0.1, 3.9, 2, 0, 1.3, 5, 2.7, 2.5, 0, 2.2, 2, 2.6, 4.6, 8.9], "yaxis": "y"}, {"customdata": [["Brice Sensabaugh"], ["Collin Sexton"], ["Darius Bazley"], ["Jason Preston"], ["John Collins"], ["Johnny Juzang"], ["Jordan Clarkson"], ["Kenneth Lofton Jr."], ["Keyonte George"], ["Kira Lewis Jr."], ["Kris Dunn"], ["Lauri Markkanen"], ["Luka Samanic"], ["Micah Potter"], ["Omer Yurtseven"], ["Talen Horton-Tucker"], ["Taylor Hendricks"], ["Walker Kessler"]], "hovertemplate": "Team=UTA<br>Field Goal Attempts=%{x}<br>Field Goals Made=%{y}<br>Field Goal Percentage=%{marker.size}<br>Player=%{customdata[0]}<extra></extra>", "legendgroup": "UTA", "marker": {"color": "#FF6692", "size": [0.376, 0.494, 0, 0.333, 0.532, 0.424, 0.413, 0.349, 0.389, 0.347, 0.469, 0.48, 0.368, 0.571, 0.542, 0.389, 0.433, 0.651], "sizemode": "area", "sizeref": 0.0025, "symbol": "circle"}, "mode": "markers", "name": "UTA", "orientation": "v", "showlegend": true, "type": "scatter", "x": [6, 13.3, 0.3, 1.5, 11, 4.7, 14.8, 2.5, 10.7, 2.9, 4.8, 16.2, 2.6, 1.8, 2.9, 8.6, 5.9, 5.5], "xaxis": "x", "y": [2.2, 6.6, 0, 0.5, 5.8, 2, 6.1, 0.9, 4.2, 1, 2.2, 7.8, 1, 1, 1.6, 3.3, 2.5, 3.6], "yaxis": "y"}, {"customdata": [["Bruce Brown"], ["Chris Boucher"], ["D.J. Carton"], ["Garrett Temple"], ["Gary Trent Jr."], ["Gradey Dick"], ["Immanuel Quickley"], ["Jahmi'us Ramsey"], ["Jakob Poeltl"], ["Jalen McDaniels"], ["Javon Freeman-Liberty"], ["Jontay Porter"], ["Jordan Nwora"], ["Kelly Olynyk"], ["Kobi Simmons"], ["Markquis Nowell"], ["Mouhamadou Gueye"], ["Ochai Agbaji"], ["Otto Porter Jr."], ["RJ Barrett"], ["Ron Harper Jr."], ["Scottie Barnes"]], "hovertemplate": "Team=TOR<br>Field Goal Attempts=%{x}<br>Field Goals Made=%{y}<br>Field Goal Percentage=%{marker.size}<br>Player=%{customdata[0]}<extra></extra>", "legendgroup": "TOR", "marker": {"color": "#B6E880", "size": [0.471, 0.507, 0.375, 0.462, 0.426, 0.422, 0.432, 0.439, 0.656, 0.353, 0.423, 0.385, 0.457, 0.549, 0.389, 0, 0.3, 0.414, 0.424, 0.488, 0, 0.475], "sizemode": "area", "sizeref": 0.0025, "symbol": "circle"}, "mode": "markers", "name": "TOR", "orientation": "v", "showlegend": true, "type": "scatter", "x": [8.8, 4.3, 2, 1.9, 11.6, 6.8, 13, 5.9, 7.6, 3.5, 5.1, 4, 5.6, 6.2, 6, 1, 2.5, 5.5, 2.2, 14.9, 0, 15.7], "xaxis": "x", "y": [4.1, 2.2, 0.8, 0.9, 4.9, 2.8, 5.6, 2.6, 5, 1.2, 2.1, 1.5, 2.6, 3.4, 2.3, 0, 0.8, 2.3, 0.9, 7.3, 0, 7.5], "yaxis": "y"}, {"customdata": [["Buddy Hield"], ["Cameron Payne"], ["D.J. Wilson"], ["Danny Green"], ["Danuel House Jr."], ["De'Anthony Melton"], ["Furkan Korkmaz"], ["Javonte Smart"], ["Jeff Dowtin Jr."], ["Joel Embiid"], ["KJ Martin"], ["Kelly Oubre Jr."], ["Kyle Lowry"], ["Mo Bamba"], ["Nicolas Batum"], ["Paul Reed"], ["Ricky Council IV"], ["Robert Covington"], ["Terquavion Smith"], ["Tobias Harris"], ["Tyrese Maxey"]], "hovertemplate": "Team=PHI<br>Field Goal Attempts=%{x}<br>Field Goals Made=%{y}<br>Field Goal Percentage=%{marker.size}<br>Player=%{customdata[0]}<extra></extra>", "legendgroup": "PHI", "marker": {"color": "#FF97FF", "size": [0.443, 0.44, 0.667, 0, 0.448, 0.391, 0.395, 0, 0.55, 0.533, 0.528, 0.437, 0.428, 0.5, 0.471, 0.531, 0.48, 0.439, 0.4, 0.488, 0.445], "sizemode": "area", "sizeref": 0.0025, "symbol": "circle"}, "mode": "markers", "name": "PHI", "orientation": "v", "showlegend": true, "type": "scatter", "x": [10.2, 6.2, 3, 1, 3.1, 9.7, 2.2, 0, 2.9, 22.2, 2.9, 12.7, 6.5, 3.5, 4.2, 5.8, 3.6, 3.4, 3.3, 13.6, 20.1], "xaxis": "x", "y": [4.5, 2.7, 2, 0, 1.4, 3.8, 0.9, 0, 1.6, 11.8, 1.5, 5.6, 2.8, 1.8, 2, 3.1, 1.7, 1.5, 1.3, 6.7, 9], "yaxis": "y"}, {"customdata": [["Caris LeVert"], ["Craig Porter Jr."], ["Damian Jones"], ["Darius Garland"], ["Dean Wade"], ["Donovan Mitchell"], ["Emoni Bates"], ["Evan Mobley"], ["Georges Niang"], ["Isaac Okoro"], ["Isaiah Mobley"], ["Jarrett Allen"], ["Marcus Morris Sr."], ["Max Strus"], ["Pete Nance"], ["Sam Merrill"], ["Tristan Thompson"], ["Ty Jerome"]], "hovertemplate": "Team=CLE<br>Field Goal Attempts=%{x}<br>Field Goals Made=%{y}<br>Field Goal Percentage=%{marker.size}<br>Player=%{customdata[0]}<extra></extra>", "legendgroup": "CLE", "marker": {"color": "#FECB52", "size": [0.409, 0.509, 0.6, 0.447, 0.414, 0.463, 0.324, 0.588, 0.453, 0.486, 0.385, 0.63, 0.439, 0.42, 0, 0.408, 0.636, 0.5], "sizemode": "area", "sizeref": 0.0025, "symbol": "circle"}, "mode": "markers", "name": "CLE", "orientation": "v", "showlegend": true, "type": "scatter", "x": [12.1, 4.7, 1.9, 14.6, 4.3, 19.9, 2.8, 11, 7.8, 7.1, 2.2, 10.5, 5.6, 10.6, 0.5, 6.5, 2.4, 2], "xaxis": "x", "y": [4.9, 2.4, 1.1, 6.5, 1.8, 9.2, 0.9, 6.5, 3.5, 3.4, 0.8, 6.6, 2.5, 4.4, 0, 2.7, 1.6, 1], "yaxis": "y"}], "layout": {"legend": {"itemsizing": "constant", "title": {"text": "Team"}, "tracegroupgap": 0}, "title": {"text": "Field Goals Made versus Field Goal Attempts"}, "xaxis": {"anchor": "y", "domain": [0, 1], "title": {"text": "Field Goal Attempts"}}, "yaxis": {"anchor": "x", "domain": [0, 1], "title": {"text": "Field Goals Made"}}}}
